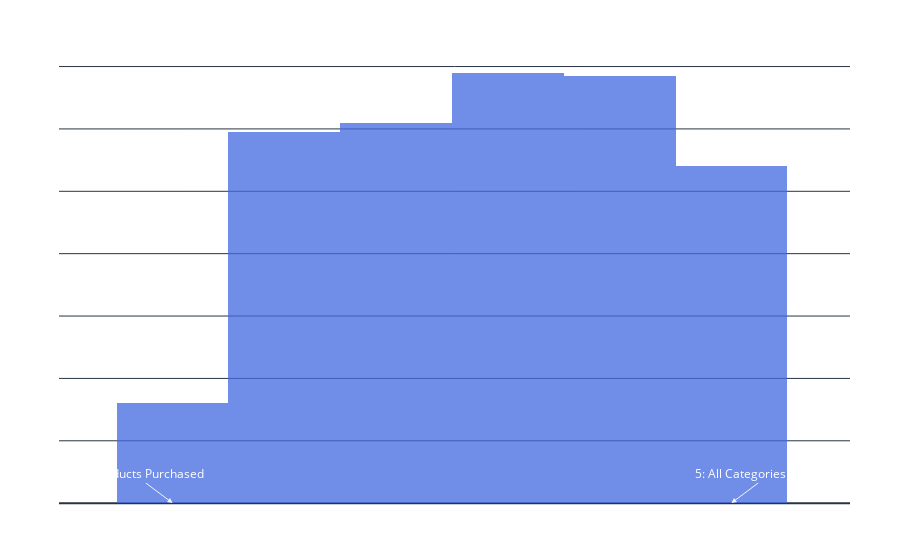

The notebook cell saved with this chart:
### Code cell
import pandas as pd
import plotly.graph_objects as go

# Load your dataset
df = pd.read_csv("Dataset.csv", encoding="ISO-8859-1")

# Step 1: Convert 'YES' to 1 and 'NO' to 0
product_columns = [
    'Product_Category_Appliances', 'Product_Category_Electronics',
    'Product_Category_Groceries', 'Product_Category_Personal_Care',
    'Product_Category_Clothing'
]

# Replace 'YES' with 1 and 'NO' with 0
df[product_columns] = df[product_columns].replace({'YES': 1, 'NO': 0})

# Step 2: Calculate the number of products purchased per customer
df['Products_Purchased_Before'] = df[product_columns].sum(axis=1)

# Step 3: Create an advanced Plotly graph with custom annotations
fig = go.Figure()
# Step 2: Calculate the number of products purchased per customer
df['Products_Purchased_Before'] = df[product_columns].sum(axis=1)

# Step 3: Create an advanced Plotly graph with custom annotations
fig = go.Figure()
fig
# Add histogram trace
fig.add_trace(go.Histogram(
    x=df['Products_Purchased_Before'],
    nbinsx=6,  # Set the number of bins
    marker=dict(color='royalblue'),
    opacity=0.75
))

# Add annotations for 0 and 5
fig.add_annotation(
    x=0,
    y=0.05,  # Adjust based on your data scale
    text="0: No Products Purchased",
    showarrow=True,
    arrowhead=2,
    ax=-40,
    ay=-30,
    font=dict(size=12, color="white"),
    align="center",
)

fig.add_annotation(
    x=5,
    y=0.05,  # Adjust based on your data scale
    text="5: All Categories Purchased",
    showarrow=True,
    arrowhead=2,
    ax=40,
    ay=-30,
    font=dict(size=12, color="white"),
    align="center",
)

# Update layout for a more polished look
fig.update_layout(
    title="Product Purchases Before Recommendations",
    xaxis_title="Number of Products Purchased",
    yaxis_title="Frequency",
    template="plotly_dark",
    showlegend=False,
    plot_bgcolor="rgba(0, 0, 0, 0)",
    paper_bgcolor="rgba(0, 0, 0, 0)",
    font=dict(color="white"),
    margin=dict(t=50, b=50, l=50, r=50),
)

# Show the plot
fig.show()

### Figure 1 — Plotly figure (JSON) as saved in the notebook; plotly's stock layout.template omitted (floating-point values rounded to 4 significant figures; data arrays with more than 128 entries replaced by an {"elided": "..."} marker saying what was removed)
{"data": [{"marker": {"color": "royalblue"}, "nbinsx": 6, "opacity": 0.75, "type": "histogram", "x": {"elided": "656 int values"}}], "layout": {"annotations": [{"align": "center", "arrowhead": 2, "ax": -40, "ay": -30, "font": {"color": "white", "size": 12}, "showarrow": true, "text": "0: No Products Purchased", "x": 0, "y": 0.05}, {"align": "center", "arrowhead": 2, "ax": 40, "ay": -30, "font": {"color": "white", "size": 12}, "showarrow": true, "text": "5: All Categories Purchased", "x": 5, "y": 0.05}], "font": {"color": "white"}, "margin": {"b": 50, "l": 50, "r": 50, "t": 50}, "paper_bgcolor": "rgba(0, 0, 0, 0)", "plot_bgcolor": "rgba(0, 0, 0, 0)", "showlegend": false, "title": {"text": "Product Purchases Before Recommendations"}, "xaxis": {"title": {"text": "Number of Products Purchased"}}, "yaxis": {"title": {"text": "Frequency"}}}}
